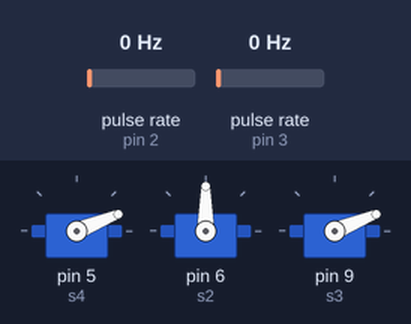
Bench run of a sketch on a simulated Arduino Uno, built with avr-gcc and run on an emulated ATmega328P. On the bench: 3 × servo. Wiring (inferred from the names in the program): 2 × pulse sensor: data pin 2 / data pin 3. The test bench sets the inputs (shaded band); at power-on: pulse rate (sensors on pin 2, pin 3) 0 Hz. What the sketch prints to the serial monitor is not drawn.

Above: at 1.2 s.
1.3 s: pulse rate (sensor on pin 2) set to 4 Hz
At 1.49 s:
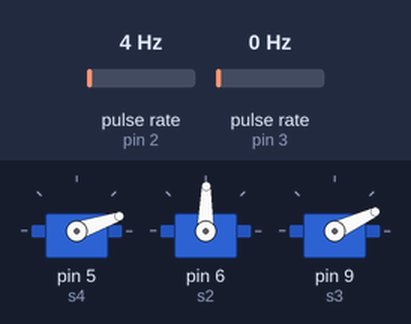
4.3 s: pulse rate (sensor on pin 3) set to 50 Hz
7.3 s: pulse rate (sensor on pin 3) set to 4 Hz
At 7.49 s:
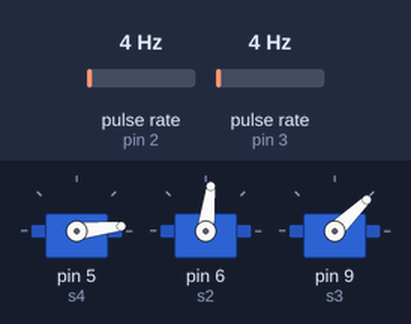
10.3 s: pulse rate (sensor on pin 2) set to 100 Hz
At 11.0 s:
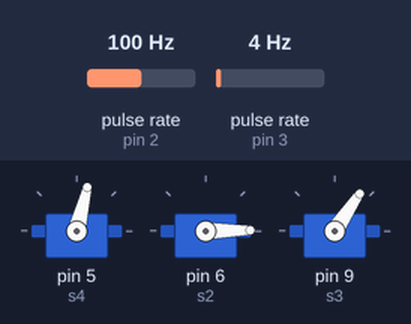
Timing chart, 0 to 20.5 s (numbered marks = the images above; inputs shaded):
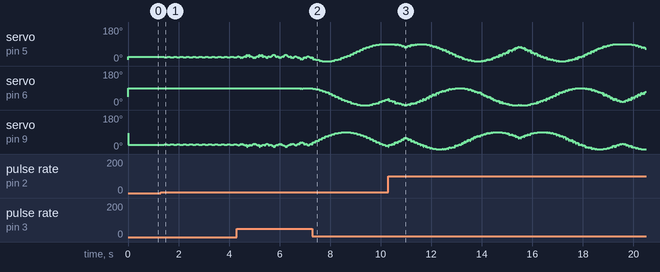

The sketch:

piatto_ultimate.ino
```cpp
#include<Servo.h>
Servo s4;
Servo s2;
Servo s3;

const float MAX_SERVO_DEGREES = 90;
const float motor1Angle = 0;
const float motor2Angle = 120;
const float motor3Angle = 240;
float targetAngle = 90;

int encoderPin1 = 2;
int encoderPin2 = 3;

volatile int lastEncoded = 0;
volatile long encoderValue = 0;

long lastencoderValue = 0;

int lastMSB = 0;
int lastLSB = 0;


void setup()
{
  pinMode(encoderPin1, INPUT_PULLUP);
  pinMode(encoderPin2, INPUT_PULLUP);

  attachInterrupt(0, updateEncoder, CHANGE);
  attachInterrupt(1, updateEncoder, CHANGE);

  Serial.begin(115200);

  s4.attach(5);
  s2.attach(6);
  s3.attach(9);
}

void loop()
{
  float motor1Value = getWeightedValue(motor1Angle, targetAngle, MAX_SERVO_DEGREES);
  float motor2Value = getWeightedValue(motor2Angle, targetAngle, MAX_SERVO_DEGREES);
  float motor3Value = getWeightedValue(motor3Angle, targetAngle, MAX_SERVO_DEGREES);

  s2.write(motor1Value);
  s4.write(motor3Value);
  s3.write(motor2Value);

  Serial.println(encoderValue);

  targetAngle = encoderValue * 5;
}

void updateEncoder(){
  int MSB = digitalRead(encoderPin1); //MSB = most significant bit
  int LSB = digitalRead(encoderPin2); //LSB = least significant bit

  int encoded = (MSB << 1) |LSB; //converting the 2 pin value to single number
  int sum  = (lastEncoded << 2) | encoded; //adding it to the previous encoded value

  if(sum == 0b1101 || sum == 0b0100 || sum == 0b0010 || sum == 0b1011) encoderValue ++;
  if(sum == 0b1110 || sum == 0b0111 || sum == 0b0001 || sum == 0b1000) encoderValue --;

  lastEncoded = encoded; //store this value for next time
}

float getComponentX(float alpha)
{
  return cos(alpha * PI / 180);
}

float getComponentY(float alpha)
{
  return sin(alpha * PI / 180);
}

float getAngleRatioX(float alpha, float beta)
{
  return getComponentX(alpha) * getComponentX(beta);
}

float getAngleRatioY(float alpha, float beta)
{
  return getComponentY(alpha) * getComponentY(beta);
}

float getWeightedValue(float alpha, float beta, float value)
{
  float ratioX = getAngleRatioX(alpha, beta);
  float ratioY = getAngleRatioY(alpha, beta);
  float ratio = ratioX + ratioY;
  return ((ratio * value) + value) / 2;
}
```

Measured:
- after the input at 1.3 s, servo on pin 5 (s4): alternates 22° for 0.13 s and 19° for 0.13 s, starting after 0.13 s; servo on pin 6 (s2): alternates 90° for 0.13 s and 89° for 0.13 s, starting after 0.13 s; servo on pin 9 (s3): alternates 25° for 0.13 s and 22° for 0.13 s, starting after 0.13 s
